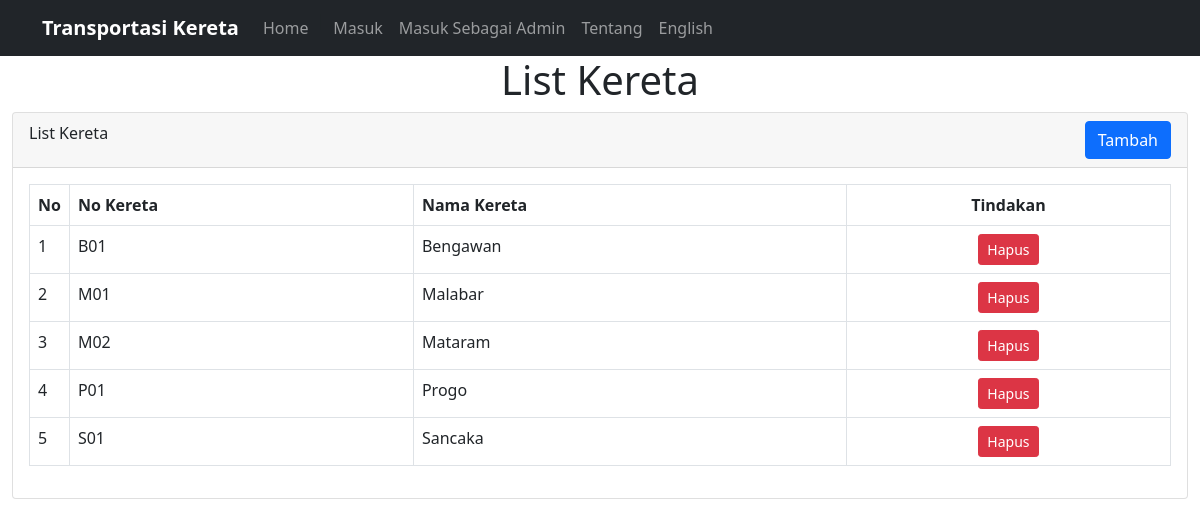
Page /train_list.php on the committed database.
### tables this page shows
CREATE TABLE `bahasa` (
  `text` varchar(30) NOT NULL,
  `indonesia` varchar(255) DEFAULT NULL,
  `inggris` varchar(255) DEFAULT NULL,
  PRIMARY KEY (`text`)
);

CREATE TABLE `kereta` (
  `No_Kereta` varchar(3) NOT NULL,
  `Nama_Kereta` varchar(25) NOT NULL,
  `Kelas` enum('Ekonomi','Bisnis','Eksklusif') NOT NULL,
  PRIMARY KEY (`No_Kereta`)
);

### auth/lang_config.php (called while the page is built, shortened)
<?php
require "db_config.php";
$txt_sign = getTxt("sign");
$txt_train_list = getTxt("train_list");
$txt_login_admin = getTxt("login_admin");
$txt_train_name = getTxt("train_name");
$txt_train = getTxt("trains");
$txt_add = getTxt("add");
$txt_action = getTxt("action");
$txt_sure_delete = getTxt("sure_delete");
$txt_about = getTxt("about");
$txt_delete = getTxt("delete");
function getTxt($nama_teks){
	global $mysqli;
	$q = mysqli_query($mysqli,"SELECT * FROM bahasa WHERE text='$nama_teks'");
	$res = mysqli_fetch_assoc($q);
	$teks = $res[$_SESSION['lang']];
	return $teks;
}
?>

### train_list.php (the view, shortened to what this page needs)
<?php
include "auth/lang_config.php";
?>
<!doctype html>
<html lang="en">
  <head>
    <link rel="stylesheet" href="css/bootstrap.css">
  </head>
  <body>
<?php include "partials/navbar.php"; ?>
<div class="content-wrapper">
    <div class="content-header">
        <div class="row">
			<div class="col text-center">
				<h1><?php echo $txt_train_list; ?></h1>
			</div>
		</div>
    </div>
    <div class="content">
        <div class="container-fluid">
            <div class="row">
                <div class="col-md-12">
                    <div class="card">
                        <div class="card-header">
                            <?php echo $txt_train_list; ?>
                            <a href="train_add.php" class="btn btn-primary float-end"><?php echo $txt_add; ?></a>
                        </div>
                        <div class="card-body">
                            <div class="table-responsive">
                                <table class="table table-bordered table-hovered">
                                    <thead>
                                        <tr>
                                            <th width="10px" class="text-center">No</th>
                                            <th>No <?php echo $txt_train; ?></th>
                                            <th><?php echo $txt_train_name; ?></th>
                                            <th class="text-center"><?php echo $txt_action; ?></th>
                                        </tr>
                                    </thead>
                                    <tbody>
                                        <?php
											$query_kereta = mysqli_query($mysqli,"SELECT * FROM kereta");
											$row = mysqli_num_rows($query_kereta);
											if($row > 0){
												$n=1;
												while ($res = mysqli_fetch_assoc($query_kereta))
												{
													echo "<tr><td>$n
														<td>".$res['No_Kereta']."
														<td>".$res['Nama_Kereta']."
														<td class='text-center'>
																<a onclick=\"javascript: return confirm('$txt_sure_delete');\" href='?id_hapus=".$res['No_Kereta']."' class='btn btn-sm btn-danger'>
																	$txt_delete
																</a>";
													$n=$n+1;
												}
											}else {
													echo "<tr><td colspan=7> <center>$txt_no_data";
												}
										?>
                                    </tbody>
                                </table>
                            </div>
                        </div>
                    </div>
                </div>
            </div>
        </div>
    </div>
</div>
<?php include "partials/footer.php"; ?>

### partials/navbar.php (shortened to what this page needs)
 <nav class="navbar navbar-expand-lg navbar-dark bg-dark">
  <div class="container">
    <a class="navbar-brand" href="#"><b>Transportasi Kereta</b></a>
    <div class="collapse navbar-collapse" id="navbarNavAltMarkup">
      <div class="navbar-nav" >
        <a id="nl-1" class="nav-link" aria-current="page" href="index.php">Home</a>|
		<?php if (!isset($_SESSION['username'])){ ?>
        <a id="nl-6" class="nav-link " aria-current="page" href="auth/login.php"><?php echo $txt_sign; ?></a>
		<?php }else{ ?>
		<a id="nl-7" class="nav-link " aria-current="page" href="auth/session_logout.php"><?php echo $txt_logout; ?></a>
		<?php } ?>
		<?php
		if (!isset($_SESSION['username'])){
		?>
		<a id="nl-8" class="nav-link " aria-current="page" href="auth/proses_login.php?status=admin"><?php echo $txt_login_admin; ?></a>
		<?php } ?>
        <a id="nl-9" class="nav-link " aria-current="page" href="about.php"><?php echo $txt_about; ?></a>
		<?php if($_SESSION['lang']=="inggris"){ ?>
		<a id="nl-10" class="nav-link " aria-current="page" href="?lang=indonesia">Bahasa Indonesia</a>
		<?php }else if($_SESSION['lang']=="indonesia"){ ?>
		<a id="nl-11" class="nav-link " aria-current="page" href="?lang=inggris">English</a>
		<?php } ?>
      </div>
    </div>
  </div>
</nav>

### rows in the picture
bahasa: indonesia "Masuk"
bahasa: indonesia "Masuk Sebagai Admin"
bahasa: indonesia "Tentang"
bahasa: indonesia "List Kereta"
bahasa: indonesia "Tambah"
bahasa: indonesia "Kereta"
bahasa: indonesia "Nama Kereta"
bahasa: indonesia "Tindakan"
kereta: No_Kereta "B01", Nama_Kereta "Bengawan"
bahasa: indonesia "Hapus"
kereta: No_Kereta "M01", Nama_Kereta "Malabar"
kereta: No_Kereta "M02", Nama_Kereta "Mataram"
kereta: No_Kereta "P01", Nama_Kereta "Progo"
kereta: No_Kereta "S01", Nama_Kereta "Sancaka"
